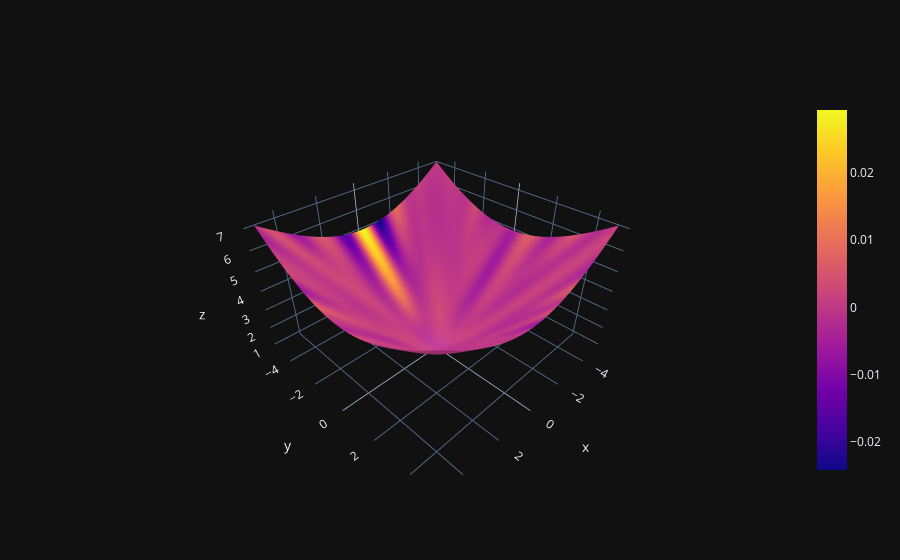

Notebook source saved alongside this figure:
### Code cell
with torch.no_grad():
    torch.manual_seed(0)
    outputs = model(inputs, mean=True)
    c = outputs
    x, y, z = inputs.view(num_inputs, num_inputs, -1).unbind(-1)

fig = go.Figure(data=[go.Surface(x=y, y=z, z=x, surfacecolor=c.view_as(x))])
fig.show()

### Figure 1 — Plotly figure (JSON) as saved in the notebook; plotly's stock layout.template omitted (floating-point values rounded to 4 significant figures; data arrays with more than 128 entries replaced by an {"elided": "..."} marker saying what was removed)
{"data": [{"surfacecolor": {"elided": "50x50 float values"}, "type": "surface", "x": {"elided": "50x50 float values"}, "y": {"elided": "50x50 float values"}, "z": {"elided": "50x50 float values"}}], "layout": {}}
